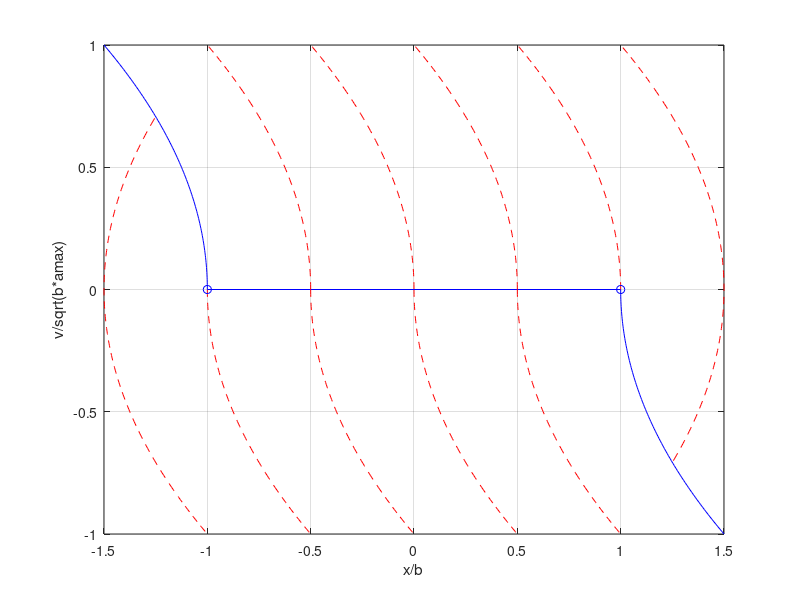

Here is the MATLAB script that generated this plot:
% Script p9_3_05.m; min time to v=0, -b<x<b for double integrator 
% plant with bounded control; units: a in amax, x in b, v in 
% sqrt(b*amax), t in sqrt(b/amax);                  8/98, 3/31/02
%
v=-[0:.01:1]; x=v.^2/2; un=ones(1,101); v1=[.70:-.01:-1]; 
x1=v1.^2/2; un1=ones(1,171);
%
figure(1); clf; plot(x,v,'r--',-x,-v,'r--',un+x,v,'b',...
   -un-x,-v,'b',-un+x,v,'r--',un-x,-v,'r--',[-1 1],[0 0],'b',...
   -1,0,'bo',1,0,'bo',-1.5*un1+x1,v1,'r--',1.5*un1-x1,-v1,...
   'r--',.5*un+x,v,'r--',.5*un-x,-v,'r--',-.5*un+x,v,'r--',...
   -.5*un-x,-v,'r--'); grid; xlabel('x/b')
ylabel('v/sqrt(b*amax)') 
